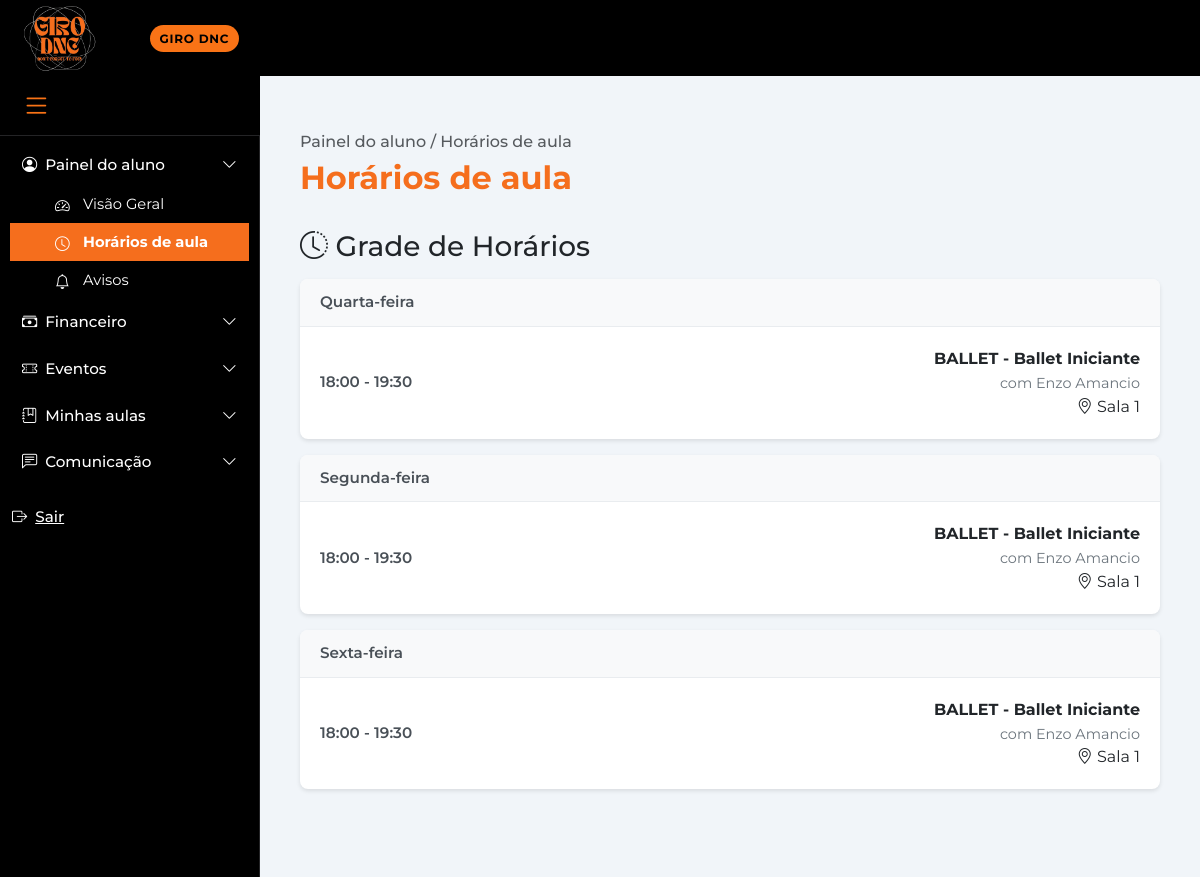
Page /painel/horarios/ (signed in) on the committed database.
### paginas/models.py (models this page shows, shortened)
class HorarioAula(models.Model):
    DIAS_SEMANA = [
        ('SEG', 'Segunda-feira'),
        ('TER', 'Terça-feira'),
        ('QUA', 'Quarta-feira'),
        ('QUI', 'Quinta-feira'),
        ('SEX', 'Sexta-feira'),
        ('SAB', 'Sábado'),
        ('DOM', 'Domingo'),
    ]
    turma = models.ForeignKey(Turma, on_delete=models.CASCADE, related_name='horarios')
    dia_semana = models.CharField(max_length=3, choices=DIAS_SEMANA)
    hora_inicio = models.TimeField()
    hora_fim = models.TimeField()
    sala = models.CharField(max_length=50, blank=True)
    class Meta:
        verbose_name = 'Horário de Aula'
        verbose_name_plural = 'Horários de Aulas'
        ordering = ['dia_semana', 'hora_inicio']
        unique_together = ['turma', 'dia_semana', 'hora_inicio']

class Turma(models.Model):
    MODALIDADES = [
        ('BALLET', 'Ballet'),
        ('JAZZ', 'Jazz'),
        ('HIP_HOP', 'Hip Hop'),
        ('CONTEMPORANEO', 'Contemporâneo'),
        ('DANCA_SALAO', 'Dança de Salão'),
        ('ZUMBA', 'Zumba'),
        ('STREET_DANCE', 'Street Dance'),
    ]
    NIVEIS = [
        ('INICIANTE', 'Iniciante'),
        ('INTERMEDIARIO', 'Intermediário'),
        ('AVANCADO', 'Avançado'),
    ]
    nome = models.CharField(max_length=100)
    modalidade = models.CharField(max_length=50, choices=MODALIDADES)
    nivel = models.CharField(max_length=20, choices=NIVEIS)
    professor = models.ForeignKey(User, on_delete=models.SET_NULL, null=True, related_name='turmas_professor')
    capacidade_maxima = models.IntegerField(default=20, validators=[MinValueValidator(1)])
    ativa = models.BooleanField(default=True)
    descricao = models.TextField(blank=True)
    data_inicio = models.DateField(null=True, blank=True)
    data_fim = models.DateField(null=True, blank=True)
    class Meta:
        verbose_name = 'Turma'
        verbose_name_plural = 'Turmas'
        ordering = ['nome']

### paginas/views.py (the view)
# urls.py: path('painel/horarios/', views.painel_aluno_horarios, name='painel_horarios'),
@login_required
def painel_aluno_horarios(request):
    context = {}
    try:
        aluno = Aluno.objects.select_related('usuario').prefetch_related(
            Prefetch('turmas', queryset=Turma.objects.filter(ativa=True))
        ).get(usuario=request.user)
        turmas = aluno.turmas.filter(ativa=True)
        horarios = HorarioAula.objects.filter(turma__in=turmas).select_related('turma').order_by('dia_semana', 'hora_inicio')
        horarios_por_dia = {}
        for horario in horarios:
            dia = horario.get_dia_semana_display()
            if dia not in horarios_por_dia:
                horarios_por_dia[dia] = []
            horarios_por_dia[dia].append(horario)
        hoje = timezone.now().date()
        proximas_aulas = Aula.objects.filter(
            turma__in=turmas,
            data__gte=hoje,
            realizada=False
        ).select_related('turma').order_by('data', 'hora_inicio')[:10]
        aulas_com_video = Aula.objects.filter(
            turma__in=turmas,
            realizada=True,
            video__isnull=False
        ).exclude(video='').select_related('turma').order_by('-data', '-hora_inicio')[:5]
        context = {
            'usuario': request.user,
            'aluno': aluno,
            'horarios': horarios,
            'horarios_por_dia': horarios_por_dia,
            'dias_semana': horarios_por_dia.keys(),
            'proximas_aulas': proximas_aulas,
            'aulas_com_video': aulas_com_video,
        }
    except Aluno.DoesNotExist:
        context['erro'] = 'Usuário não está cadastrado como aluno.'
    except Exception as e:
        context['erro'] = f'Erro ao carregar horários: {str(e)}'
    return render(request, 'painel/horarios_aula.html', context)

### paginas/templatetags/paginas_filters.py (called while the page is built)
@register.filter
def get_item(dictionary, key):
    return dictionary.get(key)

### paginas/templates/painel/horarios_aula.html (shortened to what this page needs)
<!doctype html>
<html lang="pt-br">
<head>
    {% load static %}
    {% load paginas_filters %}
  <link href="https://cdn.jsdelivr.net/npm/bootstrap@5.3.3/dist/css/bootstrap.min.css" rel="stylesheet">
  <link href="https://cdn.jsdelivr.net/npm/bootstrap-icons@1.11.3/font/bootstrap-icons.css" rel="stylesheet">
  <link rel="stylesheet" href="{% static 'paginas/css/style.css' %}">
</head>
<body>
  <header class="gd-topbar">
    <div class="gd-logo-container">
      <a href="{% url 'paginas:home' %}">
        <img src="{% static 'paginas/img/Girologo.jpg' %}" alt="Logo Giro" class="gd-logo">
      </a>
    </div>
    <div class="gd-topbar-content">
      <span class="gd-pill">GIRO DNC</span>
    </div>
  </header>
  <div class="sidebar-item">
    <button id="sidebar-toggle" class="menu-sanduiche">
      <i class="bi bi-list"></i>
    </button>
  </div>
  <div class="gd-layout d-flex">
    <aside class="gd-sidebar d-flex flex-column">
      <nav class="gd-nav flex-grow-1">
        <div class="accordion" id="sidebarAccordion">
          <ul>
            <li>
              <div class="gd-submenu mb-1">
                <button class="btn-toggle sidebar-option" data-bs-toggle="collapse" data-bs-target="#collapseAluno" aria-expanded="true">
                  <i class="bi bi-person-circle"></i>
                  <span>Painel do aluno</span>
                  <i class="bi bi-chevron-down ms-auto"></i>
                </button>
                <div class="collapse show" id="collapseAluno" data-bs-parent="#sidebarAccordion">
                  <a href="{% url 'paginas:painel_index' %}" class="nav-link sidebar-option">
                    <i class="bi bi-speedometer2"></i>
                    <span>Visão Geral</span>
                  </a>
                  <a href="{% url 'paginas:painel_horarios' %}" class="nav-link sidebar-option active">
                    <i class="bi bi-clock"></i>
                    <span>Horários de aula</span>
                  </a>
                  <a href="{% url 'paginas:painel_avisos' %}" class="nav-link sidebar-option">
                    <i class="bi bi-bell"></i>
                    <span>Avisos</span>
                  </a>
                </div>
              </div>
            </li>
            <li>
              <div class="gd-submenu mb-2">
                <button class="btn-toggle sidebar-option" data-bs-toggle="collapse" data-bs-target="#collapseFinanceiro">
                  <i class="bi bi-cash-stack"></i>
                  <span>Financeiro</span>
                  <i class="bi bi-chevron-down ms-auto"></i>
                </button>
              </div>
            </li>
            <li>
              <div class="gd-submenu mb-2">
                <button class="btn-toggle sidebar-option" data-bs-toggle="collapse" data-bs-target="#collapseEventos">
                  <i class="bi bi-ticket-perforated"></i>
                  <span>Eventos</span>
                  <i class="bi bi-chevron-down ms-auto"></i>
                </button>
              </div>
            </li>
            <li>
              <div class="gd-submenu mb-2">
                <button class="btn-toggle sidebar-option" data-bs-toggle="collapse" data-bs-target="#collapseAulas">
                  <i class="bi bi-journal-bookmark"></i>
                  <span>Minhas aulas</span>
                  <i class="bi bi-chevron-down ms-auto"></i>
                </button>
              </div>
            </li>
            <li>
              <div class="gd-submenu mb-3">
                <button class="btn-toggle sidebar-option" data-bs-toggle="collapse" data-bs-target="#collapseComunicacao">
                  <i class="bi bi-chat-left-text"></i>
                  <span>Comunicação</span>
                  <i class="bi bi-chevron-down ms-auto"></i>
                </button>
              </div>
            </li>
            <li>
              <a href="{% url 'paginas:logout' %}" class="btn-toggle sidebar-option logout-btn">
                <i class="bi bi-box-arrow-right"></i>
                <span>Sair</span>
              </a>
            </li>
          </ul>
        </div>
      </nav>
    </aside>
    <main class="gd-main">
      <div class="conteudo">
        <h1 class="gd-breadcrumb">Painel do aluno / Horários de aula</h1>
        <h2 class="gd-page-title">Horários de aula</h2>
        {% if erro %}
          <div class="alert alert-danger">{{ erro }}</div>
        {% else %}
          <div class="mb-5">
            <h3 class="mb-3"><i class="bi bi-clock-history"></i> Grade de Horários</h3>
            {% if horarios_por_dia %}
              <div class="horarios-container">
                {% for dia in dias_semana %}
                  {% for horario in horarios_por_dia|get_item:dia %}
                    <div class="horario-card">
                      <div class="horario-topo">{{ dia }}</div>
                      <div class="horario-info">
                        <span>{{ horario.hora_inicio|time:"H:i" }} - {{ horario.hora_fim|time:"H:i" }}</span>
                        <div class="horario-aula">
                          <span class="horario-nome">{{ horario.turma.modalidade|upper }} - {{ horario.turma.nome }}</span>
                          <span class="horario-prof">
                            {% if horario.turma.professor %}
                              com {{ horario.turma.professor.get_full_name|default:horario.turma.professor.username }}
                            {% else %}
                              Professor não definido
                            {% endif %}
                          </span>
                          {% if horario.sala %}
                            <span class="horario-sala"><i class="bi bi-geo-alt"></i> {{ horario.sala }}</span>
                          {% endif %}
                        </div>
                      </div>
                    </div>
                  {% endfor %}
                {% endfor %}
              </div>
            {% else %}
              <div class="alert alert-info">
                <i class="bi bi-info-circle"></i> Você ainda não está matriculado em nenhuma turma com horários cadastrados.
              </div>
            {% endif %}
          </div>
        {% endif %}
      </div>
    </main>
  </div>
</body>
</html>

### rows in the picture
HorarioAula: dia "Quarta-feira", hora_inicio "18:00", hora_fim "19:30", turma.modalidade "BALLET", turma.nome "Ballet Iniciante", turma.professor.get_full_name "Enzo Amancio", sala "Sala 1"
HorarioAula: dia "Segunda-feira", hora_inicio "18:00", hora_fim "19:30", turma.modalidade "BALLET", turma.nome "Ballet Iniciante", turma.professor.get_full_name "Enzo Amancio", sala "Sala 1"
HorarioAula: dia "Sexta-feira", hora_inicio "18:00", hora_fim "19:30", turma.modalidade "BALLET", turma.nome "Ballet Iniciante", turma.professor.get_full_name "Enzo Amancio", sala "Sala 1"
